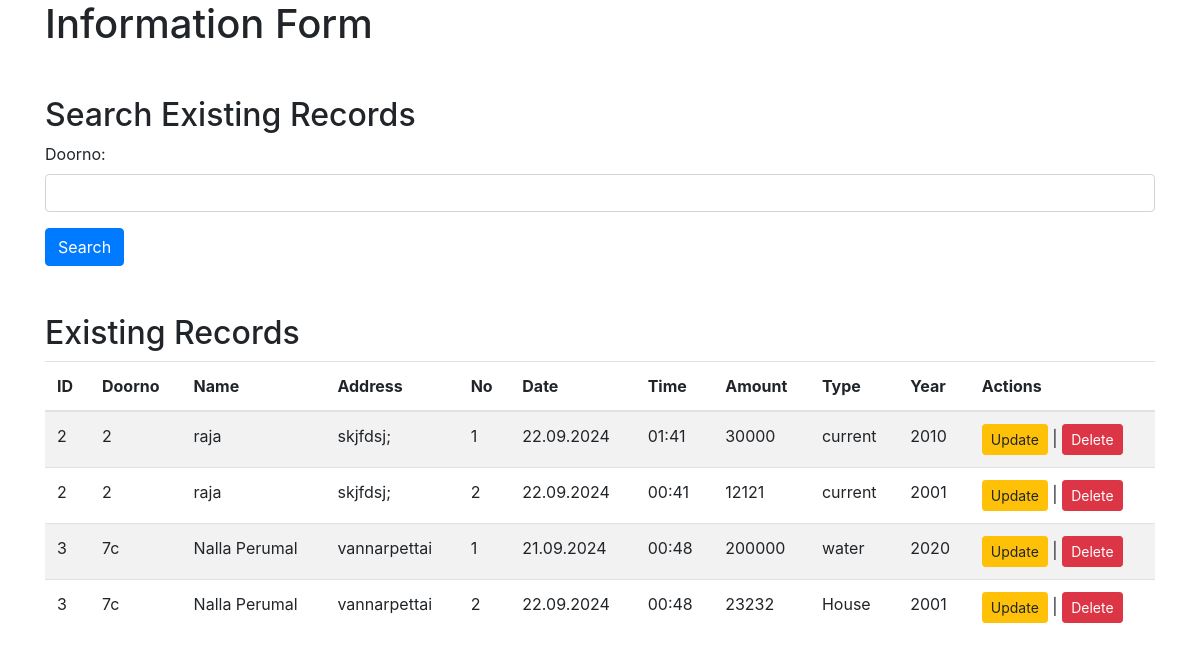
Screenshot of /search.php with the database file from the repository.
### tables this page shows
CREATE TABLE `information` (
  `id` int(11) NOT NULL,
  `Doorno` varchar(50) DEFAULT NULL,
  `name` varchar(100) DEFAULT NULL,
  `address` text DEFAULT NULL,
  `details` longtext DEFAULT NULL CHECK (json_valid(`details`))
);

### search.php (the view, shortened to what this page needs)
<?php
$servername = "localhost";
$username = "root";
$password = "";
$dbname = "information";
$conn = new mysqli($servername, $username, $password, $dbname);
$tableCreationQuery = "
CREATE TABLE IF NOT EXISTS information (
    id INT AUTO_INCREMENT PRIMARY KEY,
    Doorno VARCHAR(50),
    name VARCHAR(100),
    address TEXT,
    details JSON
)";
$conn->query($tableCreationQuery);
$searchDoorno = '';
if ($searchDoorno) {
    $sql = "SELECT * FROM information WHERE Doorno LIKE ?";
    $stmt = $conn->prepare($sql);
    $searchTerm = "%$searchDoorno%";
    $stmt->bind_param("s", $searchTerm);
} else {
    $sql = "SELECT * FROM information";
    $stmt = $conn->prepare($sql);
}
$stmt->execute();
$result = $stmt->get_result();
?>
<!DOCTYPE html>
<html lang="en">
<head>
    <link href="https://stackpath.bootstrapcdn.com/bootstrap/4.5.2/css/bootstrap.min.css" rel="stylesheet">
</head>
<body>
    <div class="container">
        <h1 class="mb-4">Information Form</h1>
        <h2 class="mt-5">Search Existing Records</h2>
        <form action="index.php" method="get" class="mb-4">
            <div class="form-group">
                <label for="searchDoorno">Doorno:</label>
                <input type="text" id="searchDoorno" name="searchDoorno" class="form-control" value="<?= htmlspecialchars($searchDoorno) ?>">
            </div>
            <button type="submit" class="btn btn-primary">Search</button>
        </form>
        <h2 class="mt-5">Existing Records</h2>
        <?php if ($result->num_rows > 0): ?>
            <table class='table table-striped'>
                <thead>
                    <tr>
                        <th>ID</th>
                        <th>Doorno</th>
                        <th>Name</th>
                        <th>Address</th>
                        <th>No</th>
                        <th>Date</th>
                        <th>Time</th>
                        <th>Amount</th>
                        <th>Type</th>
                        <th>Year</th>
                        <th>Actions</th>
                    </tr>
                </thead>
                <tbody>
                    <?php while ($row = $result->fetch_assoc()): ?>
                        <?php $details = json_decode($row['details'], true); ?>
                        <?php foreach ($details as $detail): ?>
                            <tr>
                                <td><?= $row['id'] ?></td>
                                <td><?= htmlspecialchars($row['Doorno']) ?></td>
                                <td><?= htmlspecialchars($row['name']) ?></td>
                                <td><?= htmlspecialchars($row['address']) ?></td>
                                <td><?= $detail['no'] ?></td>
                                <td><?= date('d.m.Y', strtotime($detail['date'])) ?></td>
                                <td><?= $detail['time'] ?></td>
                                <td><?= $detail['amount'] ?></td>
                                <td><?= $detail['type'] ?></td>
                                <td><?= $detail['year'] ?></td>
                                <td>
                                    <a href="update.php?id=<?= $row['id'] ?>&no=<?= $detail['no'] ?>" class="btn btn-warning btn-sm">Update</a> |
                                    <a href="index.php?delete=<?= $row['id'] ?>&no=<?= $detail['no'] ?>" class="btn btn-danger btn-sm" onclick="return confirm('Are you sure you want to delete this record?')">Delete</a>
                                </td>
                            </tr>
                        <?php endforeach; ?>
                    <?php endwhile; ?>
                </tbody>
            </table>
        <?php else: ?>
            <p>No records found.</p>
        <?php endif; ?>
    </div>
</body>
</html>

### rows the page displays
information: id "2", Doorno "2", name "raja", address "skjfdsj;", no "1", date "22.09.2024", time "01:41", amount "30000", type "current", year "2010", no "2", time "00:41", amount "12121", year "2001"
information: id "3", Doorno "7c", name "Nalla Perumal", address "vannarpettai", no "1", date "21.09.2024", time "00:48", amount "200000", type "water", year "2020", no "2", date "22.09.2024", amount "23232", type "House", year "2001"
